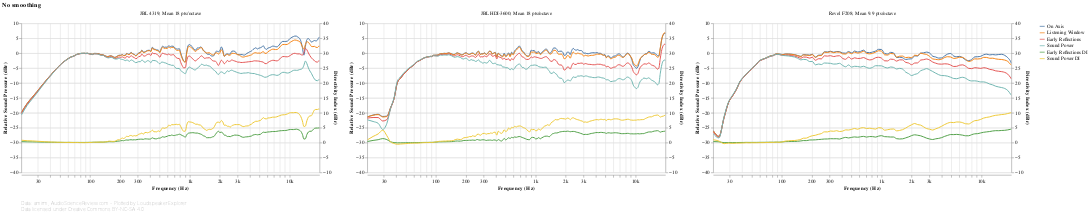

Source (notebook cell):
### Markdown cell above
## Spinorama

The famous CEA/CTA-2034 charts, popularized by Dr. Floyd Toole. These provide a good summary of the measurements from a perceptual perspective. Speakers are presented side-by-side for easy comparison.

Remember:
 - **All the charts are interactive.** Use the mousewheel to zoom, and drag & drop to pan. Click on a legend entry to highlight a single response; hold shift to highlight multiple responses. Double-click to reset the view. (PROTIP: to quickly switch back and forth between speakers, select the speaker dropdown, then use the left-right arrow keys on your keyboard.)
 - **Charts will not be generated if the section they're under is folded while the notebook is running.** To manually load a chart after running the notebook, click on the square to the left of the *Show Code* button. Or simply use *Run all* again after unfolding the section.

### Code cell
#@markdown
# Note that there are few subtleties here because of Altair/Vega quirks:
# - To make the Y axes independent, `.resolve_scale()` has to be used *before
#   and after* `.facet()`. (In Vega terms, there needs to be a Resolve property
#   in *every* view composition specification.)
#   - If the first `.resolve_scale()` is removed from the layer spec, the axes
#     are not made independent.
#   - If the second `.resolve_scale()` is removed from the facet spec, Vega
#     throws a weird `Unrecognized scale name: "child_layer_0_y"` error.
# - To make the two axes zoom and pan at the same time, `.interactive()` has to
#   be used on each encoding, not on the overall view. Otherwise only the left
#   axis will support zoom & pan.
frequency_response_db_chart(
        speakers_fr_ready.pipe(lsx.pd.remap_columns, {
        ('CEA2034', 'On Axis'): 'On Axis',
        ('CEA2034', 'Listening Window'): 'Listening Window',
        ('CEA2034', 'Early Reflections'): 'Early Reflections',
        ('CEA2034', 'Sound Power'): 'Sound Power',
        ('Directivity Index', 'Early Reflections DI'): 'Early Reflections DI',
        ('Directivity Index', 'Sound Power DI'): 'Sound Power DI',
    }),
    lambda chart: lsx.util.pipe(chart,
        lambda chart: chart.resolve_scale(y='independent'),
        speaker_facet, speaker_input,
        lambda chart: chart.resolve_scale(y='independent')),
    lambda chart: (
        lsx.util.pipe(chart
            .transform_filter(alt.FieldOneOfPredicate(field='key', oneOf=[
                'On Axis', 'Listening Window', 'Early Reflections', 'Sound Power']))
            .encode(sound_pressure_yaxis()),
            lambda chart: lsx.alt.interactive_line(chart, key_color())),
        lsx.util.pipe(chart
            .transform_filter(alt.FieldOneOfPredicate(field='key', oneOf=[
                'Early Reflections DI', 'Sound Power DI']))
            .encode(directivity_index_yaxis(scale_domain=(-10, 40))),
            lambda chart: lsx.alt.interactive_line(chart, key_color()))),
    fold={},
    additional_tooltips=[alt.Tooltip('key', type='nominal', title='Response')],
    sidebyside=True)

### Figure 1 — Vega-Lite specification as saved in the notebook (floating-point values rounded to 4 significant figures; data arrays with more than 128 entries replaced by an {"elided": "..."} marker saying what was removed)
{"config": {"view": {"continuousWidth": 400, "continuousHeight": 300, "opacity": 0}}, "vconcat": [{"data": {"name": "data-ee2c4822a1b9d06738fa86030b59609f"}, "facet": {"type": "nominal", "field": "speaker", "title": null}, "spec": {"layer": [{"layer": [{"mark": {"type": "line", "clip": true, "interpolate": "monotone"}, "encoding": {"color": {"type": "nominal", "field": "key", "legend": {"symbolType": "stroke"}, "sort": null, "title": null}, "opacity": {"condition": {"value": 1, "selection": "selector004"}, "value": 0.2}, "y": {"type": "quantitative", "axis": {"grid": true}, "field": "value", "scale": {"domain": [-40, 10]}, "title": ["Relative Sound Pressure (dBr)"]}}, "selection": {"selector004": {"type": "multi", "encodings": ["color"], "bind": "legend"}, "selector010": {"type": "single", "fields": ["speaker"], "bind": {"input": "select", "options": [null, "JBL 4319; Mean 18 pts/octave", "JBL HDI-3600; Mean 18 pts/octave", "Revel F208; Mean 9.9 pts/octave"], "labels": ["All", "JBL 4319; Mean 18 pts/octave", "JBL HDI-3600; Mean 18 pts/octave", "Revel F208; Mean 9.9 pts/octave"], "name": "Speaker: "}}}, "title": {"text": "No smoothing", "anchor": "start"}, "transform": [{"filter": {"field": "key", "oneOf": ["On Axis", "Listening Window", "Early Reflections", "Sound Power"]}}]}, {"mark": {"type": "circle", "clip": true, "size": 100}, "encoding": {"color": {"type": "nominal", "field": "key", "legend": {"symbolType": "stroke"}, "sort": null, "title": null}, "fillOpacity": {"condition": {"value": 0.3, "selection": "selector005"}, "value": 0}, "y": {"type": "quantitative", "axis": {"grid": true}, "field": "value", "scale": {"domain": [-40, 10]}, "title": ["Relative Sound Pressure (dBr)"]}}, "selection": {"selector005": {"type": "single", "on": "mouseover", "clear": "mouseout", "empty": "none", "encodings": ["x", "y"]}, "selector006": {"type": "interval", "bind": "scales", "encodings": ["x", "y"]}}, "title": {"text": "No smoothing", "anchor": "start"}, "transform": [{"filter": {"field": "key", "oneOf": ["On Axis", "Listening Window", "Early Reflections", "Sound Power"]}}]}]}, {"layer": [{"mark": {"type": "line", "clip": true, "interpolate": "monotone"}, "encoding": {"color": {"type": "nominal", "field": "key", "legend": {"symbolType": "stroke"}, "sort": null, "title": null}, "opacity": {"condition": {"value": 1, "selection": "selector007"}, "value": 0.2}, "y": {"type": "quantitative", "axis": {"grid": true}, "field": "value", "scale": {"domain": [-10, 40]}, "title": ["Directivity Index (dBr)"]}}, "selection": {"selector007": {"type": "multi", "encodings": ["color"], "bind": "legend"}}, "title": {"text": "No smoothing", "anchor": "start"}, "transform": [{"filter": {"field": "key", "oneOf": ["Early Reflections DI", "Sound Power DI"]}}]}, {"mark": {"type": "circle", "clip": true, "size": 100}, "encoding": {"color": {"type": "nominal", "field": "key", "legend": {"symbolType": "stroke"}, "sort": null, "title": null}, "fillOpacity": {"condition": {"value": 0.3, "selection": "selector008"}, "value": 0}, "y": {"type": "quantitative", "axis": {"grid": true}, "field": "value", "scale": {"domain": [-10, 40]}, "title": ["Directivity Index (dBr)"]}}, "selection": {"selector008": {"type": "single", "on": "mouseover", "clear": "mouseout", "empty": "none", "encodings": ["x", "y"]}, "selector009": {"type": "interval", "bind": "scales", "encodings": ["x", "y"]}}, "title": {"text": "No smoothing", "anchor": "start"}, "transform": [{"filter": {"field": "key", "oneOf": ["Early Reflections DI", "Sound Power DI"]}}]}]}], "encoding": {"tooltip": [{"type": "nominal", "field": "key", "title": "Response"}, {"type": "quantitative", "field": "frequency", "format": ".03s", "title": "Frequency (Hz)"}, {"type": "quantitative", "field": "value", "format": ".2f", "title": "Value (dB)"}], "x": {"type": "quantitative", "axis": {"format": "s"}, "field": "frequency", "scale": {"base": 10, "nice": false, "type": "log"}, "title": "Frequency (Hz)"}}, "height": 300, "resolve": {"scale": {"y": "independent"}}, "transform": [{"flatten": ["frequency", "On Axis", "Listening Window", "Early Reflections", "Sound Power", "Early Reflections DI", "Sound Power DI"]}, {"fold": ["On Axis", "Listening Window", "Early Reflections", "Sound Power", "Early Reflections DI", "Sound Power DI"]}], "width": 600}, "resolve": {"scale": {"y": "independent"}}, "title": {"text": "No smoothing", "anchor": "start"}, "transform": [{"filter": {"selection": "selector010"}}]}, {"mark": "text", "height": 1, "title": {"text": ["Data: amirm, AudioScienceReview.com - Plotted by Loudspeaker Explorer", "Data licensed under Creative Commons BY-NC-SA 4.0"], "anchor": "start", "color": "gray", "fontSize": 10, "fontWeight": "lighter"}, "width": 600}], "resolve": {"legend": {"color": "independent"}}, "$schema": "https://vega.github.io/schema/vega-lite/v4.8.1.json", "datasets": {"data-ee2c4822a1b9d06738fa86030b59609f": [{"speaker": "JBL 4319; Mean 18 pts/octave", "frequency": {"elided": "181 float values"}, "On Axis": {"elided": "181 float values"}, "Listening Window": {"elided": "181 float values"}, "Early Reflections": {"elided": "181 float values"}, "Sound Power": {"elided": "181 float values"}, "Early Reflections DI": {"elided": "181 float values"}, "Sound Power DI": {"elided": "181 float values"}}, {"speaker": "JBL HDI-3600; Mean 18 pts/octave", "frequency": {"elided": "181 float values"}, "On Axis": {"elided": "181 float values"}, "Listening Window": {"elided": "181 float values"}, "Early Reflections": {"elided": "181 float values"}, "Sound Power": {"elided": "181 float values"}, "Early Reflections DI": {"elided": "181 float values"}, "Sound Power DI": {"elided": "181 float values"}}, {"speaker": "Revel F208; Mean 9.9 pts/octave", "frequency": [20.51, 23.44, 26.37, 29.3, 32.23, 35.16, 38.09, 41.02, 43.95, 46.88, 49.8, 55.66, 58.59, 61.52, 67.38, 73.24, 76.17, 82.03, 87.89, 93.75, 102.5, 108.4, 117.2, 126.0, 134.8, 143.6, 155.3, 164.1, 175.8, 190.4, 202.1, 216.8, 234.4, 249.0, 266.6, 287.1, 307.6, 331.1, 354.5, 377.9, 407.2, 436.5, 465.8, 501.0, 536.1, 574.2, 615.2, 659.2, 706.1, 758.8, 811.5, 870.1, 931.6, 999.0, 1072.0, 1148.0, 1230.0, 1318.0, 1415.0, 1515.0, 1623.0, 1740.0, 1866.0, 2001.0, 2145.0, 2297.0, 2461.0, 2640.0, 2827.0, 3032.0, 3249.0, 3483.0, 3732.0, 3999.0, 4286.0, 4594.0, 4925.0, 5279.0, 5657.0, 6062.0, 6498.0, 6964.0, 7465.0, 8001.0, 8575.0, 9190.0, 9850.0, 10560.0, 11310.0, 12130.0, 13000.0, 13930.0, 14930.0, 16000.0, 17150.0, 18380.0, 19700.0, 20000.0], "On Axis": [-25.96, -27.89, -21.6, -16.44, -14.21, -12.06, -9.531, -8.176, -7.032, -6.1, -5.163, -3.708, -2.726, -2.284, -1.769, -1.208, -0.95, -0.701, -0.201, -0.282, -0.447, -0.263, -0.271, -0.348, -0.508, -0.758, -1.054, -0.499, -0.556, -0.642, -0.346, -1.304, -0.663, -0.644, 0.463, 0.411, 0.651, 0.329, 0.576, 0.527, 0.056, 0.007, 0.573, 0.078, 0.729, 0.393, 0.591, 1.013, 0.263, 0.157, 0.383, 0.713, 1.293, 1.237, -0.09, -0.279, 0.273, 0.085, -1.482, -1.361, -1.534, -2.108, -1.961, -1.883, -0.894, -0.961, 0.023, 0.113, 0.359, 0.062, -1.016, -1.271, -1.656, -1.583, -0.915, -0.293, -0.103, -0.965, -1.196, -1.081, -1.519, -2.274, -2.476, -2.151, -1.248, -1.191, -1.038, -0.537, -0.338, -0.575, -0.465, -0.574, -0.45, -0.369, -0.733, -1.495, -2.873, -3.378], "Listening Window": [-26.0, -27.93, -21.59, -16.43, -14.2, -12.06, -9.534, -8.18, -7.04, -6.106, -5.17, -3.716, -2.737, -2.296, -1.783, -1.225, -0.97, -0.72, -0.226, -0.309, -0.488, -0.315, -0.325, -0.408, -0.572, -0.829, -1.144, -0.601, -0.65, -0.773, -0.465, -1.436, -0.806, -0.795, 0.318, 0.249, 0.481, 0.157, 0.391, 0.342, -0.241, -0.296, 0.29, -0.204, 0.362, 0.038, 0.234, 0.638, -0.062, -0.226, -0.056, 0.335, 0.809, 0.663, -0.551, -0.634, -0.114, -0.207, -1.35, -1.007, -0.971, -1.478, -1.374, -1.503, -0.684, -0.781, -0.025, -0.253, -0.452, -1.086, -1.918, -2.073, -2.203, -2.005, -1.455, -1.187, -1.269, -1.768, -1.644, -1.351, -1.402, -2.095, -2.785, -2.505, -1.913, -1.949, -1.846, -1.392, -1.429, -1.708, -1.687, -1.916, -2.056, -2.116, -2.314, -2.746, -3.814, -4.095], "Early Reflections": [-26.35, -28.2, -21.58, -16.46, -14.21, -12.09, -9.589, -8.24, -7.131, -6.182, -5.255, -3.802, -2.839, -2.404, -1.899, -1.361, -1.121, -0.862, -0.408, -0.476, -0.74, -0.659, -0.687, -0.805, -0.984, -1.289, -1.717, -1.295, -1.323, -1.658, -1.366, -2.374, -1.852, -1.911, -0.896, -0.983, -0.834, -1.139, -0.928, -0.857, -1.767, -2.056, -1.286, -1.976, -1.551, -1.778, -1.733, -1.461, -1.918, -2.268, -2.079, -1.528, -1.366, -1.672, -2.557, -2.597, -1.995, -2.091, -2.671, -2.232, -2.252, -3.069, -3.301, -3.869, -3.304, -3.264, -2.322, -2.173, -1.952, -2.303, -2.963, -3.351, -3.633, -3.686, -3.565, -3.626, -3.986, -4.457, -4.413, -4.013, -3.912, -4.392, -5.091, -5.181, -4.866, -4.964, -5.096, -4.873, -5.036, -5.435, -5.598, -5.931, -6.059, -6.2, -6.446, -7.026, -8.302, -8.645], "Sound Power": [-26.97, -28.45, -21.25, -16.27, -13.96, -11.9, -9.401, -8.068, -7.017, -6.041, -5.13, -3.685, -2.72, -2.294, -1.798, -1.284, -1.067, -0.787, -0.387, -0.403, -0.775, -0.843, -0.942, -1.109, -1.295, -1.686, -2.25, -2.087, -2.156, -2.821, -2.766, -3.909, -3.635, -3.824, -3.295, -3.345, -3.413, -3.658, -3.617, -3.394, -4.11, -4.576, -3.943, -4.674, -4.394, -4.457, -4.651, -4.386, -4.795, -5.061, -4.764, -4.206, -4.216, -4.249, -4.723, -4.971, -4.639, -4.779, -5.309, -5.095, -5.319, -6.33, -6.858, -7.504, -7.104, -6.829, -5.899, -5.53, -5.17, -5.589, -6.137, -6.701, -7.209, -7.502, -7.533, -7.713, -8.068, -8.484, -8.567, -8.257, -8.087, -8.415, -9.05, -9.305, -9.274, -9.421, -9.639, -9.634, -9.903, -10.35, -10.64, -11.08, -11.34, -11.54, -11.84, -12.5, -13.83, -14.16], "Early Reflections DI": [0.355, 0.279, -0.008, 0.026, 0.01, 0.031, 0.055, 0.061, 0.091, 0.076, 0.085, 0.086, 0.102, 0.108, 0.116, 0.136, 0.151, 0.142, 0.181, 0.167, 0.252, 0.344, 0.362, 0.398, 0.412, 0.459, 0.573, 0.694, 0.673, 0.886, 0.9, 0.938, 1.046, 1.116, 1.214, 1.233, 1.315, 1.295, 1.319, 1.199, 1.526, 1.761, 1.576, 1.772, 1.913, 1.816, 1.968, 2.099, 1.857, 2.042, 2.024, 1.863, 2.174, 2.334, 2.006, 1.963, 1.881, 1.885, 1.321, 1.225, 1.282, 1.591, 1.927, 2.366, 2.62, 2.483, 2.298, 1.92, 1.5, 1.218, 1.045, 1.278, 1.429, 1.681, 2.111, 2.439, 2.717, 2.689, 2.769, 2.662, 2.509, 2.297, 2.306, 2.676, 2.953, 3.015, 3.25, 3.481, 3.606, 3.728, 3.911, 4.015, 4.003, 4.085, 4.132, 4.28, 4.488, 4.55], "Sound Power DI": [0.973, 0.522, -0.345, -0.167, -0.241, -0.161, -0.133, -0.112, -0.022, -0.064, -0.041, -0.032, -0.017, -0.001, 0.015, 0.059, 0.097, 0.067, 0.161, 0.094, 0.288, 0.528, 0.617, 0.701, 0.722, 0.857, 1.107, 1.486, 1.506, 2.048, 2.301, 2.473, 2.828, 3.029, 3.614, 3.594, 3.894, 3.815, 4.008, 3.736, 3.869, 4.28, 4.233, 4.47, 4.756, 4.494, 4.885, 5.024, 4.734, 4.835, 4.709, 4.54, 5.024, 4.911, 4.172, 4.338, 4.525, 4.572, 3.959, 4.087, 4.348, 4.852, 5.484, 6.002, 6.42, 6.048, 5.875, 5.278, 4.718, 4.503, 4.219, 4.628, 5.005, 5.496, 6.079, 6.527, 6.799, 6.716, 6.923, 6.906, 6.685, 6.32, 6.264, 6.801, 7.361, 7.472, 7.793, 8.242, 8.474, 8.64, 8.953, 9.168, 9.279, 9.422, 9.522, 9.757, 10.02, 10.07]}]}}
